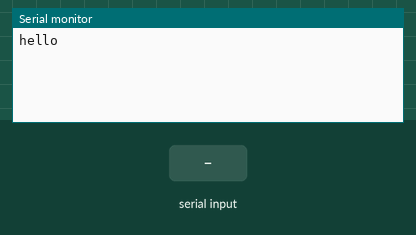
The sketch below on a simulated Arduino Uno, built with avr-gcc and run on an emulated ATmega328P. Parts: the last lines printed to the serial monitor. The test bench sets the inputs (shaded band).

Above: at 1.2 s.
1.3 s: "1" received over the second serial link
At 2.4 s:
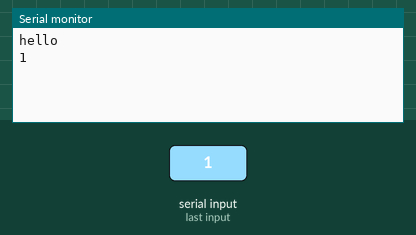
2.8 s: "0" received over the second serial link
At 3.6 s:
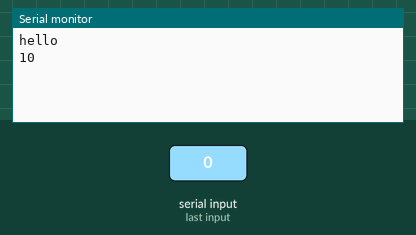

The sketch:

sketch_arduino.ino
```cpp
#include <SoftwareSerial.h>

int Tx = 6;
int Rx = 7;

SoftwareSerial BtSerial(Tx,Rx);

void setup() {
  // put your setup code here, to run once:
  Serial.begin(9600);

  Serial.println("hello");
  BtSerial.begin(9600);

}

void loop() {
  // put your main code here, to run repeatedly:
  if (BtSerial.available()) {
    Serial.write(BtSerial.read());
  }
  if (Serial.available()) {
    BtSerial.write(Serial.read());
  }


}
```

Measured:
- after the input at 1.3 s, the serial monitor: prints a new line at once (image 1)
- after the input at 2.8 s, the serial monitor: prints a new line at once (image 2)
